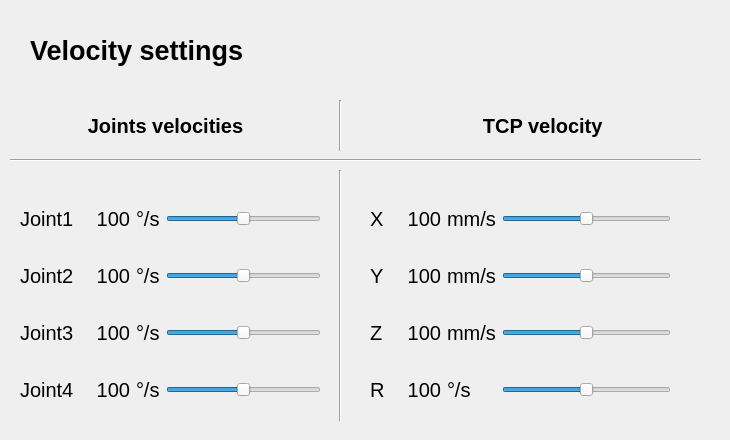
   <widget class="QWidget" name="SpeedTab">
    <attribute name="title">
     <string>Speed</string>
    </attribute>
    <widget class="QWidget" name="layoutWidget_8">
     <property name="geometry">
      <rect>
       <x>370</x>
       <y>180</y>
       <width>301</width>
       <height>251</height>
      </rect>
     </property>
     <layout class="QGridLayout" name="TCPVelLayout">
      <item row="3" column="3">
       <widget class="QSlider" name="RVelSlider">
        <property name="minimum">
         <number>1</number>
        </property>
        <property name="maximum">
         <number>200</number>
        </property>
        <property name="pageStep">
         <number>0</number>
        </property>
        <property name="value">
         <number>100</number>
        </property>
        <property name="orientation">
         <enum>Qt::Horizontal</enum>
        </property>
       </widget>
      </item>
      <item row="2" column="3">
       <widget class="QSlider" name="ZVelSlider">
        <property name="minimum">
         <number>1</number>
        </property>
        <property name="maximum">
         <number>200</number>
        </property>
        <property name="pageStep">
         <number>0</number>
        </property>
        <property name="value">
         <number>100</number>
        </property>
        <property name="orientation">
         <enum>Qt::Horizontal</enum>
        </property>
       </widget>
      </item>
      <item row="3" column="0">
       <widget class="QLabel" name="RVelLabel">
        <property name="font">
         <font>
          <pointsize>15</pointsize>
         </font>
        </property>
        <property name="text">
         <string>R</string>
        </property>
       </widget>
      </item>
      <item row="0" column="0">
       <widget class="QLabel" name="XVelLabel">
        <property name="font">
         <font>
          <pointsize>15</pointsize>
         </font>
        </property>
        <property name="text">
         <string>X</string>
        </property>
       </widget>
      </item>
      <item row="1" column="0">
       <widget class="QLabel" name="YVelLabel">
        <property name="font">
         <font>
          <pointsize>15</pointsize>
         </font>
        </property>
        <property name="text">
         <string>Y</string>
        </property>
       </widget>
      </item>
      <item row="0" column="3">
       <widget class="QSlider" name="XVelSlider">
        <property name="minimum">
         <number>1</number>
        </property>
        <property name="maximum">
         <number>200</number>
        </property>
        <property name="pageStep">
         <number>0</number>
        </property>
        <property name="value">
         <number>100</number>
        </property>
        <property name="orientation">
         <enum>Qt::Horizontal</enum>
        </property>
       </widget>
      </item>
      <item row="2" column="0">
       <widget class="QLabel" name="ZVelLabel">
        <property name="font">
         <font>
          <pointsize>15</pointsize>
         </font>
        </property>
        <property name="text">
         <string>Z</string>
        </property>
       </widget>
      </item>
      <item row="1" column="3">
       <widget class="QSlider" name="YVelSlider">
        <property name="minimum">
         <number>1</number>
        </property>
        <property name="maximum">
         <number>200</number>
        </property>
        <property name="pageStep">
         <number>0</number>
        </property>
        <property name="value">
         <number>100</number>
        </property>
        <property name="orientation">
         <enum>Qt::Horizontal</enum>
        </property>
       </widget>
      </item>
      <item row="3" column="2">
       <widget class="QLabel" name="RVelUnit">
        <property name="font">
         <font>
          <pointsize>15</pointsize>
         </font>
        </property>
        <property name="text">
         <string>°/s</string>
        </property>
       </widget>
      </item>
      <item row="2" column="2">
       <widget class="QLabel" name="ZVelUnit">
        <property name="font">
         <font>
          <pointsize>15</pointsize>
         </font>
        </property>
        <property name="text">
         <string>mm/s</string>
        </property>
       </widget>
      </item>
      <item row="1" column="2">
       <widget class="QLabel" name="YVelUnit">
        <property name="font">
         <font>
          <pointsize>15</pointsize>
         </font>
        </property>
        <property name="text">
         <string>mm/s</string>
        </property>
       </widget>
      </item>
      <item row="0" column="2">
       <widget class="QLabel" name="XVelUnit">
        <property name="font">
         <font>
          <pointsize>15</pointsize>
         </font>
        </property>
        <property name="text">
         <string>mm/s</string>
        </property>
       </widget>
      </item>
      <item row="1" column="1">
       <widget class="QLabel" name="YVel">
        <property name="minimumSize">
         <size>
          <width>50</width>
          <height>0</height>
         </size>
        </property>
        <property name="font">
         <font>
          <pointsize>15</pointsize>
         </font>
        </property>
        <property name="text">
         <string>100</string>
        </property>
        <property name="alignment">
         <set>Qt::AlignRight|Qt::AlignTrailing|Qt::AlignVCenter</set>
        </property>
       </widget>
      </item>
      <item row="2" column="1">
       <widget class="QLabel" name="ZVel">
        <property name="minimumSize">
         <size>
          <width>50</width>
          <height>0</height>
         </size>
        </property>
        <property name="font">
         <font>
          <pointsize>15</pointsize>
         </font>
        </property>
        <property name="text">
         <string>100</string>
        </property>
        <property name="alignment">
         <set>Qt::AlignRight|Qt::AlignTrailing|Qt::AlignVCenter</set>
        </property>
       </widget>
      </item>
      <item row="3" column="1">
       <widget class="QLabel" name="RVel">
        <property name="minimumSize">
         <size>
          <width>50</width>
          <height>0</height>
         </size>
        </property>
        <property name="font">
         <font>
          <pointsize>15</pointsize>
         </font>
        </property>
        <property name="text">
         <string>100</string>
        </property>
        <property name="alignment">
         <set>Qt::AlignRight|Qt::AlignTrailing|Qt::AlignVCenter</set>
        </property>
       </widget>
      </item>
      <item row="0" column="1">
       <widget class="QLabel" name="XVel">
        <property name="minimumSize">
         <size>
          <width>50</width>
          <height>0</height>
         </size>
        </property>
        <property name="font">
         <font>
          <pointsize>15</pointsize>
         </font>
        </property>
        <property name="text">
         <string>100</string>
        </property>
        <property name="alignment">
         <set>Qt::AlignRight|Qt::AlignTrailing|Qt::AlignVCenter</set>
        </property>
       </widget>
      </item>
     </layout>
    </widget>
    <widget class="QLabel" name="VelocityTitle">
     <property name="geometry">
      <rect>
       <x>30</x>
       <y>20</y>
       <width>341</width>
       <height>61</height>
      </rect>
     </property>
     <property name="font">
      <font>
       <pointsize>20</pointsize>
       <weight>75</weight>
       <bold>true</bold>
      </font>
     </property>
     <property name="text">
      <string>Velocity settings</string>
     </property>
    </widget>
    <widget class="QLabel" name="TCPLabel">
     <property name="geometry">
      <rect>
       <x>370</x>
       <y>100</y>
       <width>351</width>
       <height>51</height>
      </rect>
     </property>
     <property name="font">
      <font>
       <pointsize>15</pointsize>
       <weight>75</weight>
       <bold>true</bold>
      </font>
     </property>
     <property name="text">
      <string>TCP velocity </string>
     </property>
     <property name="alignment">
      <set>Qt::AlignCenter</set>
     </property>
    </widget>
    <widget class="QLabel" name="JointVelLabel">
     <property name="geometry">
      <rect>
       <x>20</x>
       <y>100</y>
       <width>291</width>
       <height>51</height>
      </rect>
     </property>
     <property name="font">
      <font>
       <pointsize>15</pointsize>
       <weight>75</weight>
       <bold>true</bold>
      </font>
     </property>
     <property name="text">
      <string>Joints velocities</string>
     </property>
     <property name="alignment">
      <set>Qt::AlignCenter</set>
     </property>
    </widget>
    <widget class="QLabel" name="SpeedometerIcon">
     <property name="geometry">
      <rect>
       <x>350</x>
       <y>20</y>
       <width>81</width>
       <height>51</height>
      </rect>
     </property>
     <property name="text">
      <string />
     </property>
     <property name="pixmap">
      <pixmap>images/velocity.png</pixmap>
     </property>
     <property name="scaledContents">
      <bool>true</bool>
     </property>
    </widget>
    <widget class="Line" name="SpeedVLine2">
     <property name="geometry">
      <rect>
       <x>330</x>
       <y>170</y>
       <width>20</width>
       <height>251</height>
      </rect>
     </property>
     <property name="orientation">
      <enum>Qt::Vertical</enum>
     </property>
    </widget>
    <widget class="Line" name="SpeedHLine">
     <property name="geometry">
      <rect>
       <x>10</x>
       <y>150</y>
       <width>691</width>
       <height>20</height>
      </rect>
     </property>
     <property name="orientation">
      <enum>Qt::Horizontal</enum>
     </property>
    </widget>
    <widget class="Line" name="SpeedVLine1">
     <property name="geometry">
      <rect>
       <x>330</x>
       <y>100</y>
       <width>20</width>
       <height>51</height>
      </rect>
     </property>
     <property name="orientation">
      <enum>Qt::Vertical</enum>
     </property>
    </widget>
    <widget class="QWidget" name="layoutWidget">
     <property name="geometry">
      <rect>
       <x>20</x>
       <y>180</y>
       <width>301</width>
       <height>251</height>
      </rect>
     </property>
     <layout class="QGridLayout" name="JointVelLayout">
      <item row="1" column="0">
       <widget class="QLabel" name="Joint2NameLabel">
        <property name="font">
         <font>
          <pointsize>15</pointsize>
         </font>
        </property>
        <property name="text">
         <string>Joint2</string>
        </property>
       </widget>
      </item>
      <item row="3" column="3">
       <widget class="QSlider" name="Joint4VelSlider">
        <property name="minimum">
         <number>1</number>
        </property>
        <property name="maximum">
         <number>200</number>
        </property>
        <property name="pageStep">
         <number>0</number>
        </property>
        <property name="value">
         <number>100</number>
        </property>
        <property name="orientation">
         <enum>Qt::Horizontal</enum>
        </property>
       </widget>
      </item>
      <item row="0" column="3">
       <widget class="QSlider" name="Joint1VelSlider">
        <property name="minimum">
         <number>1</number>
        </property>
        <property name="maximum">
         <number>200</number>
        </property>
        <property name="pageStep">
         <number>0</number>
        </property>
        <property name="value">
         <number>100</number>
        </property>
        <property name="orientation">
         <enum>Qt::Horizontal</enum>
        </property>
       </widget>
      </item>
      <item row="2" column="0">
       <widget class="QLabel" name="Joint3NameLabel">
        <property name="font">
         <font>
          <pointsize>15</pointsize>
         </font>
        </property>
        <property name="text">
         <string>Joint3</string>
        </property>
       </widget>
      </item>
      <item row="2" column="3">
       <widget class="QSlider" name="Joint3VelSlider">
        <property name="minimum">
         <number>1</number>
        </property>
        <property name="maximum">
         <number>200</number>
        </property>
        <property name="pageStep">
         <number>0</number>
        </property>
        <property name="value">
         <number>100</number>
        </property>
        <property name="orientation">
         <enum>Qt::Horizontal</enum>
        </property>
       </widget>
      </item>
      <item row="1" column="3">
       <widget class="QSlider" name="Joint2VelSlider">
        <property name="minimum">
         <number>1</number>
        </property>
        <property name="maximum">
         <number>200</number>
        </property>
        <property name="pageStep">
         <number>0</number>
        </property>
        <property name="value">
         <number>100</number>
        </property>
        <property name="orientation">
         <enum>Qt::Horizontal</enum>
        </property>
       </widget>
      </item>
      <item row="0" column="0">
       <widget class="QLabel" name="Joint1NameLabel">
        <property name="font">
         <font>
          <pointsize>15</pointsize>
         </font>
        </property>
        <property name="text">
         <string>Joint1</string>
        </property>
       </widget>
      </item>
      <item row="3" column="0">
       <widget class="QLabel" name="Joint4NameLabel">
        <property name="font">
         <font>
          <pointsize>15</pointsize>
         </font>
        </property>
        <property name="text">
         <string>Joint4</string>
        </property>
       </widget>
      </item>
      <item row="0" column="2">
       <widget class="QLabel" name="UnitDegSec1">
        <property name="font">
         <font>
          <pointsize>15</pointsize>
         </font>
        </property>
        <property name="text">
         <string>°/s</string>
        </property>
       </widget>
      </item>
      <item row="3" column="2">
       <widget class="QLabel" name="UnitDegSec4">
        <property name="font">
         <font>
          <pointsize>15</pointsize>
         </font>
        </property>
        <property name="text">
         <string>°/s</string>
        </property>
       </widget>
      </item>
      <item row="2" column="2">
       <widget class="QLabel" name="UnitDegSec3">
        <property name="font">
         <font>
          <pointsize>15</pointsize>
         </font>
        </property>
        <property name="text">
         <string>°/s</string>
        </property>
       </widget>
      </item>
      <item row="1" column="2">
       <widget class="QLabel" name="UnitDegSec2">
        <property name="font">
         <font>
          <pointsize>15</pointsize>
         </font>
        </property>
        <property name="text">
         <string>°/s</string>
        </property>
       </widget>
      </item>
      <item row="1" column="1">
       <widget class="QLabel" name="JT2Vel">
        <property name="minimumSize">
         <size>
          <width>50</width>
          <height>0</height>
         </size>
        </property>
        <property name="font">
         <font>
          <pointsize>15</pointsize>
         </font>
        </property>
        <property name="text">
         <string>100</string>
        </property>
        <property name="alignment">
         <set>Qt::AlignRight|Qt::AlignTrailing|Qt::AlignVCenter</set>
        </property>
       </widget>
      </item>
      <item row="2" column="1">
       <widget class="QLabel" name="JT3Vel">
        <property name="minimumSize">
         <size>
          <width>50</width>
          <height>0</height>
         </size>
        </property>
        <property name="font">
         <font>
          <pointsize>15</pointsize>
         </font>
        </property>
        <property name="text">
         <string>100</string>
        </property>
        <property name="alignment">
         <set>Qt::AlignRight|Qt::AlignTrailing|Qt::AlignVCenter</set>
        </property>
       </widget>
      </item>
      <item row="3" column="1">
       <widget class="QLabel" name="JT4Vel">
        <property name="minimumSize">
         <size>
          <width>50</width>
          <height>0</height>
         </size>
        </property>
        <property name="font">
         <font>
          <pointsize>15</pointsize>
         </font>
        </property>
        <property name="text">
         <string>100</string>
        </property>
        <property name="alignment">
         <set>Qt::AlignRight|Qt::AlignTrailing|Qt::AlignVCenter</set>
        </property>
       </widget>
      </item>
      <item row="0" column="1">
       <widget class="QLabel" name="JT1Vel">
        <property name="minimumSize">
         <size>
          <width>50</width>
          <height>0</height>
         </size>
        </property>
        <property name="font">
         <font>
          <pointsize>15</pointsize>
         </font>
        </property>
        <property name="text">
         <string>100</string>
        </property>
        <property name="alignment">
         <set>Qt::AlignRight|Qt::AlignTrailing|Qt::AlignVCenter</set>
        </property>
       </widget>
      </item>
     </layout>
    </widget>
   </widget>
